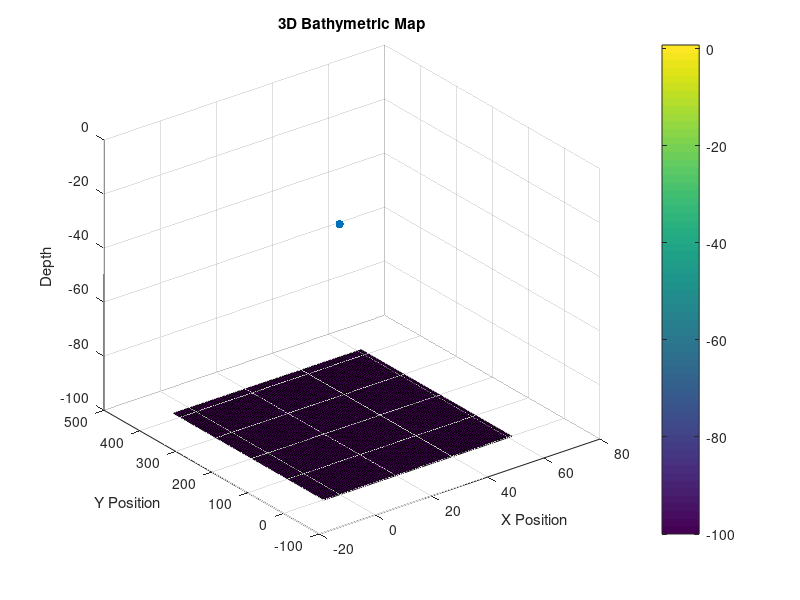

This figure's MATLAB source: (Note: this script raises an error after producing the figure.)
load('last_simulation (copy).mat')

% Convert the matrices to double type
x = double(map(:, 1));
y = double(map(:, 2));
depth = double(map(:, 3));

% Create a grid of coordinates for the bathymetric map
[X, Y] = meshgrid(linspace(min(x), max(x), 100), linspace(min(y), max(y), 100));

% Initialize an empty array to store the interpolated depths
Z = zeros(size(X));

% Create the 3D bathymetric map figure
figure('units','normalized','outerposition',[0 0 1 1]); % Maximize the figure

% Set the limits for x, y, and z axes
xlim([-5, 55]);
ylim([-5, 300]);
zlim([-80, 1]);

surf(X, Y, Z-100);
colorbar;
xlabel('X Position');
ylabel('Y Position');
zlabel('Depth');
title('3D Bathymetric Map');

hold on; % Hold the plot to add the boat position and sonar cone

% Initialize the boat position plot
boat_plot = scatter3(0, 0, 0, 'ro', 'filled');

% Initialize the sonar cone
sonar_resolution = 20; % Resolution of the sonar cone
sonar_color = [0, 1, 0]; % Color of the sonar cone
sonar_alpha = 0.5; % Transparency of the sonar cone
sonar_patch = patch('Faces', [], 'Vertices', [], ...
    'FaceColor', sonar_color, 'FaceAlpha', sonar_alpha, 'EdgeColor', 'green'); % Set EdgeColor to 'none'

% Plot the translucent blue water surface
water_surface = fill3([min(x), min(x), max(x), max(x)], [min(y), max(y), max(y), min(y)], [0, 0, 0, 0], 'b', 'FaceAlpha', 0.1);

% Interpolate the depth on the coordinate grid one point at a time
for i = 1:numel(x)
    % Interpolate depth for the current point
    Z_new = griddata(x(1:i), y(1:i), depth(1:i), X, Y);
    
    % Update the Z values of the plot
    set(findobj(gca, 'type', 'surface'), 'ZData', Z_new-100);    
    xlim([-10, 60]);
    ylim([-10, 400]);
    zlim([-80, 1]);
    
    % Update boat position
    set(boat_plot, 'XData', x(i), 'YData', y(i), 'ZData', sin(i*0.02));
    
    % Determine sonar length based on depth at current point
    sonar_length = depth(i)-110;
    [X_sonar, Y_sonar, Z_sonar] = cylinder([0, 1], sonar_resolution);
    Z_sonar = Z_sonar * sonar_length;
    X_sonar = X_sonar + x(i);
    Y_sonar = Y_sonar + y(i);
    
    % Update sonar cone position and length
    set(sonar_patch, 'Vertices', [X_sonar(:), Y_sonar(:), Z_sonar(:)], 'Faces', 1:size(X_sonar, 2));
    
    % Update water surface
    set(water_surface, 'XData', [min(x), min(x), max(x), max(x)], 'YData', [min(y), max(y), max(y), min(y)], 'ZData', [sin(i*0.02), sin(i*0.02), sin(i*0.02), sin(i*0.02)]);

    view(30+i/5, 30);
    % Pause for 1 second
    pause(0.001);
end

hold off; % Release the plot hold
disp("DONE")
